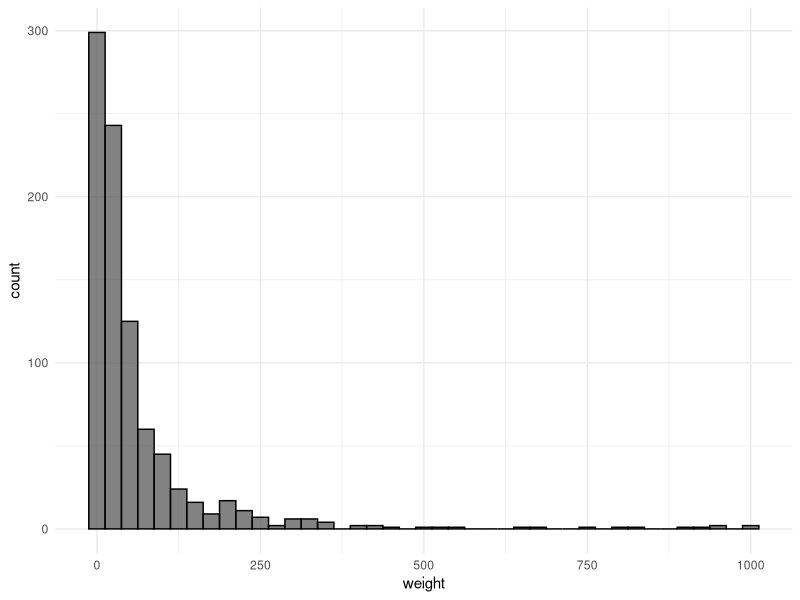
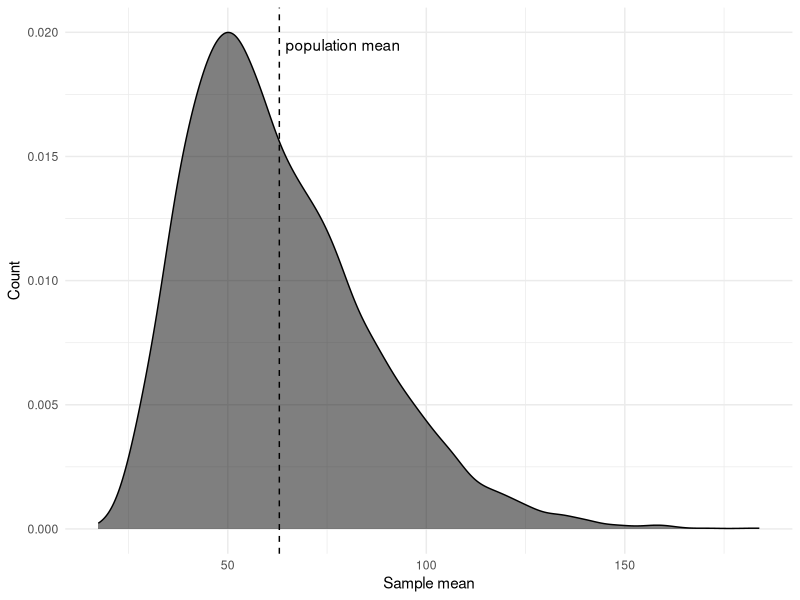
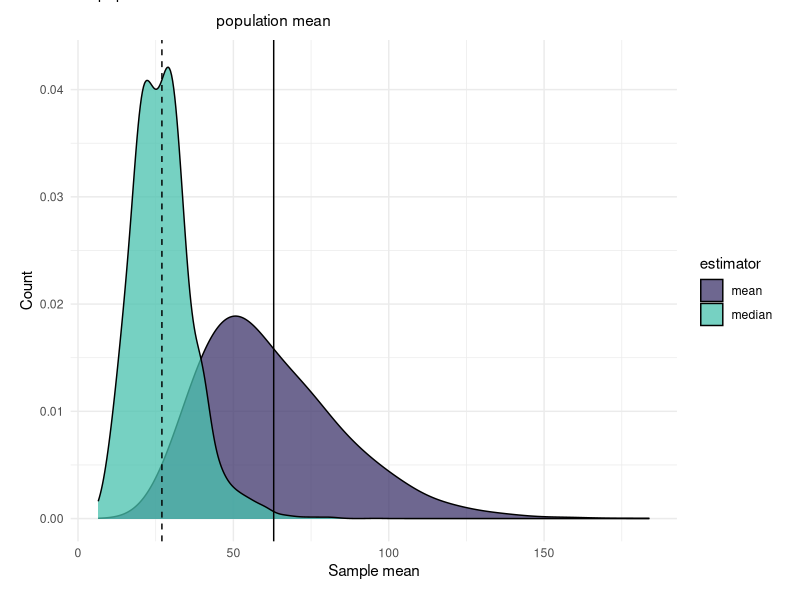

R code for these plots, in order:
## ---- chunk 1
#| label: setup
#| message: false

# Load packages
library(tidyverse)
library(viridis)
library(here)

# Load a custom function to calculate the mode
mode <- function(x) {
  ux <- unique(x)
  ux[which.max(tabulate(match(x, ux)))]
}

# Read in Pokémon data
pokemon <- read_csv(here("data", "pokemon.csv"))

# Create a subset with only the first 25 Pokémon
pokemon25 <- filter(pokemon, pokedex <= 25)
pokemon25_50 <- filter(pokemon, pokedex > 25 & pokedex <= 50)

# Create a vector with only the weights
weights <- pull(pokemon, weight)

# Set seed
set.seed(42)

# Set options
options(
  knitr.kable.NA = "-", 
  digits = 2
)

theme_set(theme_minimal())
## ---- chunk 2
#| label: fig-pokemon-weights
#| fig-cap: Weights of 893 Pokémon
ggplot(pokemon, aes(x = weight)) +
  geom_histogram(color = "black", alpha = .75, binwidth = 25)
## ---- chunk 3
#| label: samples
samples <- crossing(
    estimator = c("mean", "median"),
    n = c(10, 25, 100),
    i = 1:10000
  ) %>%
  rowwise() %>%
  mutate(
    estimate = if_else(
      condition = estimator == "mean", 
      true = mean(sample(weights, n), na.rm = TRUE),
      false = median(sample(weights, n), na.rm = TRUE)
    )
  )
## ---- chunk 4
#| label: fig-pokemon25-mean-weights
#| fig-cap: Distribution of 10,000 means based on 25 Pokémon each
means25 <- filter(samples, estimator == "mean" & n == 25)

ggplot(means25, aes(x = estimate)) +
  geom_density(alpha = .5, fill = "black") +
  geom_vline(xintercept = mean(weights), linetype = "dashed") +
  annotate("text", x = 79, y = 0.0195, label = "population mean") +
  labs(x = "Sample mean", y = "Count")
## ---- chunk 5
estimators25 <- filter(samples, n == 25)

ggplot(estimators25, aes(x = estimate, fill = estimator)) +
  geom_density(alpha = .75, adjust = 2) +
  geom_vline(xintercept = mean(weights), linetype = "solid") +
  geom_vline(xintercept = median(weights), linetype = "dashed") +
  annotate(
    geom = "text", 
    x = mean(weights), 
    y = 0.0465, 
    label = "population mean"
  ) +
  annotate(
    geom = "text", 
    x = median(weights), 
    y = 0.049, 
    label = "population median",
  ) +
  labs(x = "Sample mean", y = "Count") +
  scale_fill_viridis(option = "mako", discrete = TRUE, begin = .25, end = .75) +
  coord_cartesian(ylim = c(0, 0.0425), clip = "off") +
  theme(
    plot.margin = unit(c(2, 1, 1, 1), "lines")
  )
